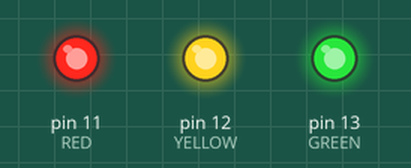
A sketch run on a simulated Arduino Uno, built with avr-gcc and run on an emulated ATmega328P. Shown: output pins drawn as LEDs (lit = HIGH).

Above: at 0.5 s.
At 3.5 s:
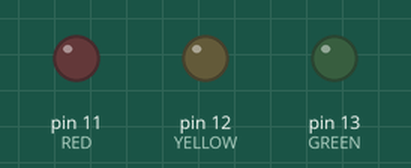
Timing chart, 0 to 4.6 s (numbered marks = the images above):
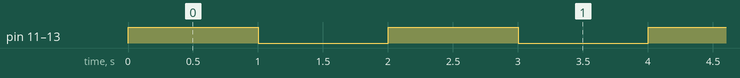

Measured:
- by itself, pin 11 (RED), pin 12 (YELLOW), pin 13 (GREEN): alternates HIGH for 1.0 s and LOW for 1.0 s

The sketch:

LED.ino
```cpp
#define GREEN 13
#define YELLOW 12
#define RED 11

void setup() {
  pinMode(GREEN,OUTPUT);
  pinMode(YELLOW,OUTPUT);
  pinMode(RED,OUTPUT);

}
void loop() {
  digitalWrite(GREEN,1);
  digitalWrite(YELLOW,1);
  digitalWrite(RED,1);
  delay(1000);
  digitalWrite(GREEN,0);
  digitalWrite(YELLOW,0);
  digitalWrite(RED,0);
  delay(1000);
}
```
